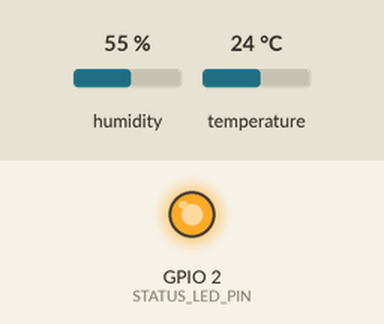
The sketch below on a simulated ESP32. Shown: output pins drawn as LEDs (lit = HIGH). The test bench sets the inputs (shaded band); at power-on: humidity 55 %, temperature 24 °C. WiFi joins after 1.5 s; servers stay silent unless stated; uploads are accepted with an empty reply; the local clock reads 2024-03-15 10:24:30 at power-on unless the sketch sets it; what the sketch prints to the serial monitor is not drawn.

Above: at 1.85 s.
At 31.9 s:
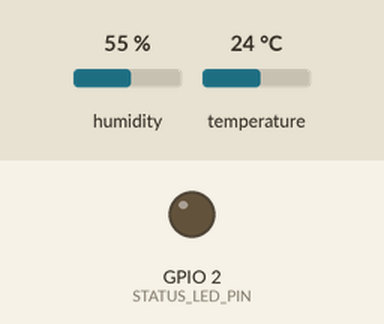
Timing chart, 0 to 79.8 s (numbered marks = the images above):
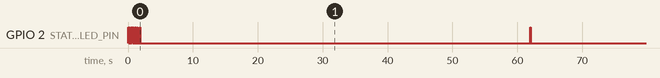

The sketch:

esp32-dht11.ino
```cpp
/*
 * ระบบติดตามอุณหภูมิและความชื้น — เฟิร์มแวร์สำหรับ ESP32 + DHT11
 *
 * หน้าที่ของบอร์ด: อ่านค่าจากเซนเซอร์ตามรอบเวลา แล้วส่งขึ้นเซิร์ฟเวอร์
 * ตรรกะการแจ้งเตือนทั้งหมดอยู่ฝั่งเซิร์ฟเวอร์ ไม่ได้อยู่ในบอร์ด เพราะ
 *   1. ครูแก้เกณฑ์ในหน้าเว็บได้ทันที ไม่ต้องเดินไปแฟลชบอร์ดใหม่
 *   2. บอร์ดที่ค้างหรือไฟดับจะเงียบไปเฉย ๆ — ต้องมีฝั่งเซิร์ฟเวอร์คอยจับว่า "ไม่มีข้อมูลเข้ามา"
 *
 * ไลบรารีที่ต้องติดตั้งใน Arduino IDE (Library Manager):
 *   - DHT sensor library (Adafruit)
 *   - Adafruit Unified Sensor
 * บอร์ด: esp32 by Espressif Systems  →  เลือก "ESP32 Dev Module"
 */

#include <WiFi.h>
#include <WiFiClientSecure.h>
#include <HTTPClient.h>
#include <DHT.h>
#include <time.h>

#include "config.h"

DHT dht(DHT_PIN, DHT_TYPE);

struct Sample {
  time_t ts;
  float temperature;
  float humidity;
  float heatIndex;
  int rssi;
};

// บัฟเฟอร์วงแหวน: เน็ตหลุดแล้วค่าที่วัดได้ไม่หาย พอต่อกลับได้จะส่งย้อนหลังทั้งชุด
static Sample buffer[BUFFER_SIZE];
static int bufferHead = 0;
static int bufferCount = 0;

static uint32_t sampleIntervalS = SAMPLE_INTERVAL_S;
static uint32_t lastSampleMs = 0;
static uint32_t lastSuccessMs = 0;

// ไม่ได้ส่งข้อมูลสำเร็จนานเกินเท่านี้ = บอร์ดน่าจะค้าง รีบูตตัวเองหนึ่งครั้ง
static const uint32_t REBOOT_AFTER_MS = 30UL * 60UL * 1000UL;

// ---------------------------------------------------------------------------
// ไฟสถานะ: กะพริบสั้น = ปกติ, กะพริบถี่ = ต่อเน็ตไม่ได้, ค้างสว่าง = เซนเซอร์อ่านไม่ได้
// ---------------------------------------------------------------------------
void blink(int times, int onMs) {
  for (int i = 0; i < times; i++) {
    digitalWrite(STATUS_LED_PIN, HIGH);
    delay(onMs);
    digitalWrite(STATUS_LED_PIN, LOW);
    delay(onMs);
  }
}

// ---------------------------------------------------------------------------
// Wi-Fi + นาฬิกา
// ---------------------------------------------------------------------------
bool connectWiFi(uint32_t timeoutMs) {
  if (WiFi.status() == WL_CONNECTED) return true;

  WiFi.mode(WIFI_STA);
  WiFi.setSleep(false);  // ปิดโหมดประหยัดไฟ ลดอาการ latency กระตุกตอนส่งข้อมูล
  WiFi.begin(WIFI_SSID, WIFI_PASSWORD);

  uint32_t start = millis();
  while (WiFi.status() != WL_CONNECTED && millis() - start < timeoutMs) {
    blink(1, 100);
  }
  return WiFi.status() == WL_CONNECTED;
}

// ต้องมีเวลาจริงก่อน ไม่งั้นค่าที่ค้างในบัฟเฟอร์จะไม่รู้ว่าวัดตอนไหน
// (ใช้ UTC ล้วน — ฝั่งเว็บค่อยแปลงเป็นเวลาไทยตอนแสดงผล)
bool syncClock(uint32_t timeoutMs) {
  configTime(0, 0, "pool.ntp.org", "time.google.com");
  uint32_t start = millis();
  while (time(nullptr) < 1700000000 && millis() - start < timeoutMs) {
    delay(200);
  }
  return time(nullptr) >= 1700000000;
}

String isoTime(time_t ts) {
  struct tm t;
  gmtime_r(&ts, &t);
  char out[25];
  strftime(out, sizeof(out), "%Y-%m-%dT%H:%M:%SZ", &t);
  return String(out);
}

// ---------------------------------------------------------------------------
// อ่านเซนเซอร์
// ---------------------------------------------------------------------------
bool readSensor(Sample &out) {
  // DHT11 อ่านพลาดเป็นครั้งคราวเป็นเรื่องปกติ ลองซ้ำก่อนจะยอมแพ้
  for (int attempt = 0; attempt < 3; attempt++) {
    float h = dht.readHumidity();
    float t = dht.readTemperature();

    // เฟรมที่เป็นศูนย์ล้วนมีค่า checksum เท่ากับศูนย์พอดี ไลบรารีจึงตรวจผ่าน
    // แล้วคืนค่า 0.0 °C / 0.0 %RH กลับมาเหมือนเป็นค่าที่อ่านได้จริง
    // ความชื้น 0% ไม่มีทางเกิดขึ้นในสภาพแวดล้อมจริง ถือเป็นการอ่านพลาดแล้วลองใหม่
    // (ถ้าไม่ดักไว้ บอร์ดที่รีบูตติดกันจะส่งค่า 0 ซ้ำจนระบบเตือนว่าอุณหภูมิต่ำผิดปกติ)
    if (h == 0.0f && t == 0.0f) {
      delay(2200);
      continue;
    }

    if (!isnan(h) && !isnan(t)) {
      out.ts = time(nullptr);
      out.temperature = t;
      out.humidity = h;
      out.heatIndex = dht.computeHeatIndex(t, h, false);
      out.rssi = WiFi.RSSI();
      return true;
    }
    delay(2200);  // DHT11 ต้องเว้นอย่างน้อย 2 วินาทีระหว่างการอ่าน
  }
  return false;
}

void pushBuffer(const Sample &s) {
  buffer[bufferHead] = s;
  bufferHead = (bufferHead + 1) % BUFFER_SIZE;
  if (bufferCount < BUFFER_SIZE) bufferCount++;
}

// ---------------------------------------------------------------------------
// ส่งขึ้นเซิร์ฟเวอร์
// ---------------------------------------------------------------------------
String buildPayload() {
  String json = "{\"readings\":[";
  int start = (bufferHead - bufferCount + BUFFER_SIZE) % BUFFER_SIZE;

  for (int i = 0; i < bufferCount; i++) {
    const Sample &s = buffer[(start + i) % BUFFER_SIZE];
    if (i > 0) json += ",";
    json += "{\"recorded_at\":\"" + isoTime(s.ts) + "\"";
    json += ",\"temperature_c\":" + String(s.temperature, 1);
    json += ",\"humidity_pct\":" + String(s.humidity, 1);
    json += ",\"heat_index_c\":" + String(s.heatIndex, 1);
    json += ",\"rssi\":" + String(s.rssi);
    json += ",\"uptime_s\":" + String(millis() / 1000) + "}";
  }
  json += "]}";
  return json;
}

// ดึงค่า sample_interval_s ที่เซิร์ฟเวอร์ตอบกลับมา โดยไม่ต้องใช้ไลบรารี JSON
void applyServerInterval(const String &body) {
  int at = body.indexOf("\"sample_interval_s\":");
  if (at < 0) return;
  long value = body.substring(at + 20).toInt();
  if (value >= 10 && value <= 3600) sampleIntervalS = (uint32_t)value;
}

bool sendBuffer() {
  if (bufferCount == 0) return true;
  if (!connectWiFi(20000)) return false;

  WiFiClientSecure client;
  if (strlen(ROOT_CA_PEM) > 0) {
    client.setCACert(ROOT_CA_PEM);
  } else {
    // ไม่ตรวจใบรับรอง — ข้อมูลยังเข้ารหัสอยู่ แต่ปลอมเซิร์ฟเวอร์ได้ ใช้ตอนทดสอบเท่านั้น
    client.setInsecure();
  }

  HTTPClient http;
  http.setTimeout(15000);
  if (!http.begin(client, INGEST_URL)) return false;

  http.addHeader("Content-Type", "application/json");
  http.addHeader("x-device-key", DEVICE_KEY);

  int code = http.POST(buildPayload());
  String body = http.getString();
  http.end();

  if (code == 200) {
    applyServerInterval(body);
    bufferCount = 0;  // ส่งสำเร็จแล้วจึงล้างบัฟเฟอร์ ถ้าล้มเหลวข้อมูลยังอยู่ครบ
    lastSuccessMs = millis();
    return true;
  }

  // 401/403 = คีย์ผิดหรืออุปกรณ์ถูกปิด ส่งใหม่กี่รอบก็ไม่ผ่าน ทิ้งข้อมูลเพื่อไม่ให้บัฟเฟอร์ตัน
  if (code == 401 || code == 403) {
    bufferCount = 0;
  }

  Serial.printf("ส่งไม่สำเร็จ HTTP %d: %s\n", code, body.c_str());
  return false;
}

// ---------------------------------------------------------------------------
void setup() {
  Serial.begin(115200);
  pinMode(STATUS_LED_PIN, OUTPUT);
  dht.begin();

  connectWiFi(30000);
  if (!syncClock(15000)) {
    Serial.println("ตั้งนาฬิกาจาก NTP ไม่สำเร็จ — เซิร์ฟเวอร์จะใช้เวลาที่รับข้อมูลแทน");
  }

  lastSuccessMs = millis();
  lastSampleMs = millis() - (uint32_t)sampleIntervalS * 1000UL;  // ให้อ่านครั้งแรกทันที
}

void loop() {
  uint32_t now = millis();

  if (now - lastSampleMs >= sampleIntervalS * 1000UL) {
    lastSampleMs = now;

    Sample s;
    if (readSensor(s)) {
      pushBuffer(s);
      Serial.printf("%.1f °C  %.1f %%RH\n", s.temperature, s.humidity);
      if (sendBuffer()) {
        blink(1, 60);
      } else {
        blink(3, 80);
      }
    } else {
      // อ่านเซนเซอร์ไม่ได้เลย = สายหลุดหรือเซนเซอร์เสีย ค้างไฟไว้ให้เห็นชัด
      Serial.println("อ่านค่าจาก DHT ไม่ได้ ตรวจสอบสายและไฟเลี้ยง");
      digitalWrite(STATUS_LED_PIN, HIGH);
    }
  }

  // กันบอร์ดค้างเงียบ ๆ: ไม่สำเร็จนานเกินกำหนดให้รีบูตตัวเอง
  if (millis() - lastSuccessMs > REBOOT_AFTER_MS) {
    Serial.println("ส่งข้อมูลไม่สำเร็จนานเกินไป กำลังรีสตาร์ท");
    delay(100);
    ESP.restart();
  }

  delay(200);
}
```

config.example.h
```cpp
#pragma once

// คัดลอกไฟล์นี้เป็น config.h แล้วแก้ค่าให้ตรงกับของจริง
// config.h ถูก .gitignore ไว้ จะไม่ถูก commit ขึ้น repo

// ---------- Wi-Fi ----------
#define WIFI_SSID      "ชื่อ Wi-Fi ของโรงเรียน"
#define WIFI_PASSWORD  "รหัสผ่าน Wi-Fi"

// ---------- เซิร์ฟเวอร์ ----------
#define INGEST_URL     "https://phyzix.app/api/iot/ingest"

// device key ที่ได้ตอนกดเพิ่มอุปกรณ์ในหน้าเว็บ (แสดงครั้งเดียว)
#define DEVICE_KEY     "kkp_xxxxxxxxxxxxxxxxxxxxxxxxxxxxxxxx"

// ---------- เซนเซอร์ ----------
#define DHT_PIN        4       // ขา DATA ของ DHT11
#define DHT_TYPE       DHT11   // เปลี่ยนเป็น DHT22 ได้ถ้าเปลี่ยนเซนเซอร์
// LED บนบอร์ด ESP32 DevKit ส่วนใหญ่อยู่ที่ GPIO2 แต่บอร์ดทรงเล็กบางรุ่นไม่มี LED ดวงนี้
// ถ้าไม่มี ไฟสถานะก็แค่ไม่ติด โปรแกรมยังทำงานปกติทุกอย่าง — ดูสถานะทาง Serial Monitor แทนได้
#define STATUS_LED_PIN 2

// ---------- จังหวะการทำงาน ----------
#define SAMPLE_INTERVAL_S 60   // อ่านและส่งทุกกี่วินาที (เซิร์ฟเวอร์ปรับค่านี้ได้ภายหลัง)
#define BUFFER_SIZE       60   // เก็บค่าไว้ได้กี่ชุดตอนเน็ตหลุด (60 ชุด x 60 วิ = 1 ชั่วโมง)

// ---------- TLS ----------
// ใบรับรองรากของเซิร์ฟเวอร์ ดึงมาด้วยคำสั่ง (ดู README):
//   openssl s_client -showcerts -connect phyzix.app:443 </dev/null
// วางใบสุดท้าย (root CA) ลงตรงนี้ ถ้าเว้นว่างไว้ บอร์ดจะเชื่อมต่อแบบไม่ตรวจใบรับรอง
// ซึ่งเสี่ยงต่อการถูกดักกลางทาง — ใช้ได้เฉพาะตอนทดสอบเท่านั้น
#define ROOT_CA_PEM ""
```

Measured:
- by itself, GPIO 2 (STATUS_LED_PIN): HIGH → LOW at 0.10 s, → HIGH 0.10 s later, → LOW 0.10 s later, → HIGH 0.10 s later, … (21 changes in this stretch)
